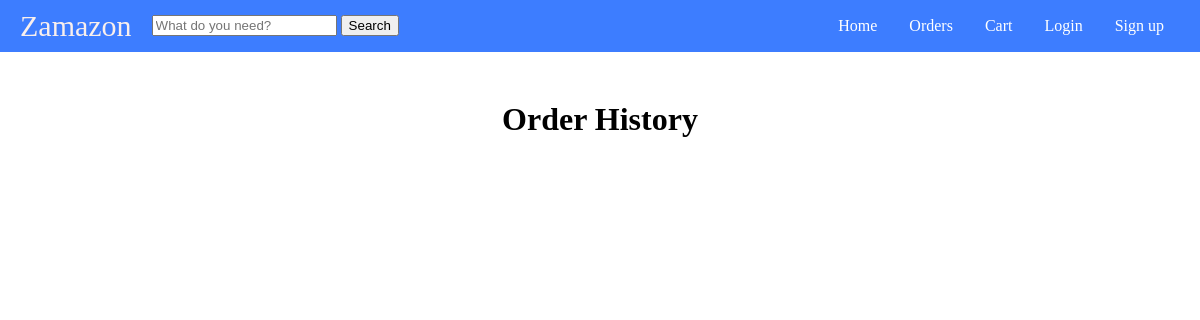
Before: /orders (signed in) with the older database file.
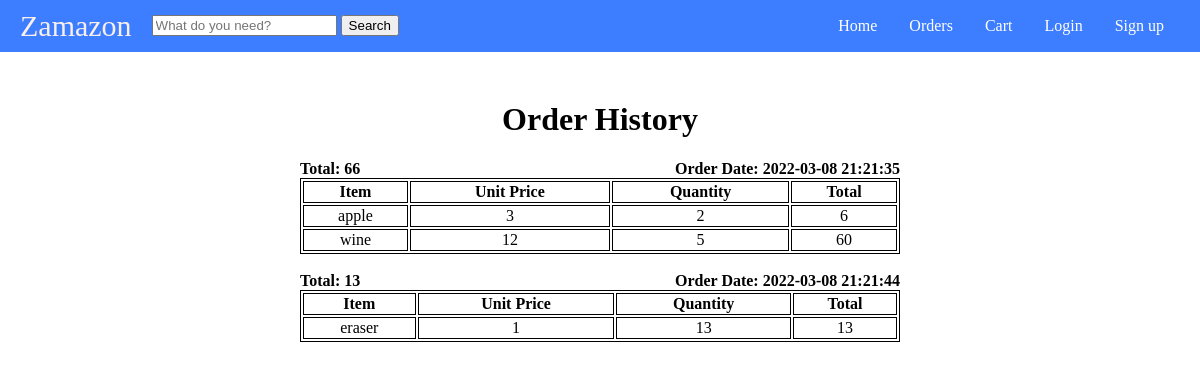
After: the same page with the newer database file.
### tables this page shows
CREATE TABLE orders (
	customer_email varchar(255),
	order_date DATETIME NOT NULL,
	total int NOT NULL,
	PRIMARY KEY (customer_email, order_date)
);

CREATE TABLE order_product (
  email varchar(255),
	date_of_order DATETIME,
	product_id int,
	quantity int NOT NULL,
	PRIMARY KEY (email, date_of_order, product_id),
	FOREIGN KEY (email, date_of_order) REFERENCES orders(customer_email, order_date)
);

CREATE TABLE product (
	id int,
	name varchar(255) NOT NULL,
	price int NOT NULL,
	stock int NOT NULL,
	category varchar(255) NOT NULL,
	PRIMARY KEY (id),
	FOREIGN KEY (category) REFERENCES category(name)
);

### main.py (the view)
@app.route('/orders')
def orders():
	connection = sqlite3.connect("shop.db")
	connection.row_factory = sqlite3.Row
	cursor = connection.cursor()
	if session.get("email"):
		email = session["email"]
		cursor.execute("SELECT * FROM orders JOIN order_product ON orders.order_date = order_product.date_of_order JOIN product ON order_product.product_id = product.id WHERE customer_email=?", (email,))
		products = cursor.fetchall()
		cursor.execute("SELECT * FROM orders where customer_email=?", (email,))
		orders = cursor.fetchall()
		return render_template("orders.html", products=products, orders=orders)
	else:
		return redirect("/login")

### templates/orders.html (shortened to what this page needs)
<DOCTYPE html>
	<html>
	<head>
	  <link rel="stylesheet" href="static/styles.css">
	</head>
	<body>
	  <header class="nav">
			<div class="name-and-search">
				<span class="brand-name"><a href="/">Zamazon</a></span>
				<form action="/product" method="get" class="product-form">
					<input type="text" name="name" id="product-text" placeholder="What do you need?">
					<input type="submit" value="Search">
				</form>
			</div>
			<ul class="navigations">
				<li><a class="navigation" href="/">Home</a></li>
				<li><a class="navigation" href="/orders">Orders</a></li>
				<li><a class="navigation" href="/cart">Cart</a></li>
				<li><a class="navigation" href="/login">Login</a></li>
				<li><a class="navigation" href="/signup">Sign up</a></li>
			</ul>
		</header>
		<div class="orders-container">
			<h1>Order History</h1>
			{% for order in orders %}
					<div class="order-container">
						<div class="order-header">
							<span><b>Total: {{ order['total'] }}</b></span>
							<span><b>Order Date: {{ order['order_date'] }}</b></span>
						</div>
						<table>
							<tr>
								<th>Item</th>
								<th>Unit Price</th>
								<th>Quantity</th>
								<th>Total</th>
							</tr>
							{% for product in products %}
							{% if product["order_date"] == order["order_date"] %}
								<tr>
									<td>{{product["name"]}}</td>
									<td>{{product["price"]}}</td>
									<td>{{product["quantity"]}}</td>
									<td>{{product["price"]*product["quantity"]}}</td>
								</tr>
							{% endif %}
							{% endfor %}
						</table>
					</div>
					<br>
			{% endfor %}
		</div>
	</body>
	</html>

### static/styles.css (style rules this page uses)
body { margin: 0; }
a { text-decoration: none; color:black }
.nav { display: flex; color: white; align-items: center; justify-content: space-between; position: sticky; padding: 0px 20px; background-color: #3D7DFF; margin-bottom: 50px; }
.name-and-search { display: flex; flex-direction: row; align-items: center; justify-items: center; }
.brand-name { color: #F9EFED; font-size: 30px; margin-right: 20px; }
.brand-name a { color: #F9EFED; font-size: 30px; cursor: pointer; text-decoration: none; }
.product-form { padding-top: 15px; }
ul.navigations { list-style-type: none; margin: 0; padding: 0; overflow: hidden; background-color: #3D7DFF; }
.navigations li { float: left; }
.navigation { display: block; color: white; text-align: center; padding: 16px 16px; text-decoration: none; }
table, th, td { border: 1px solid black; }
.orders-container { position: absolute; width: 50%; top: 10%; left: 25%; display: flex; flex-direction: column; }
.orders-container h1 { text-align: center; }
.orders-container table { width: 100%; }
.order-container td { text-align: center; }
.order-header { display: flex; flex-direction: row; justify-content: space-between; }

Changed rows visible on the page:
added orders: total "66", order_date "2022-03-08 21:21:35"
added order_product: name "apple", price "3", quantity "2", product['price']*product['quantity'] "6", shown under "66"
added order_product: name "wine", price "12", quantity "5", product['price']*product['quantity'] "60", shown under "66"
added orders: total "13", order_date "2022-03-08 21:21:44"
added order_product: name "eraser", price "1", quantity "13", product['price']*product['quantity'] "13"
